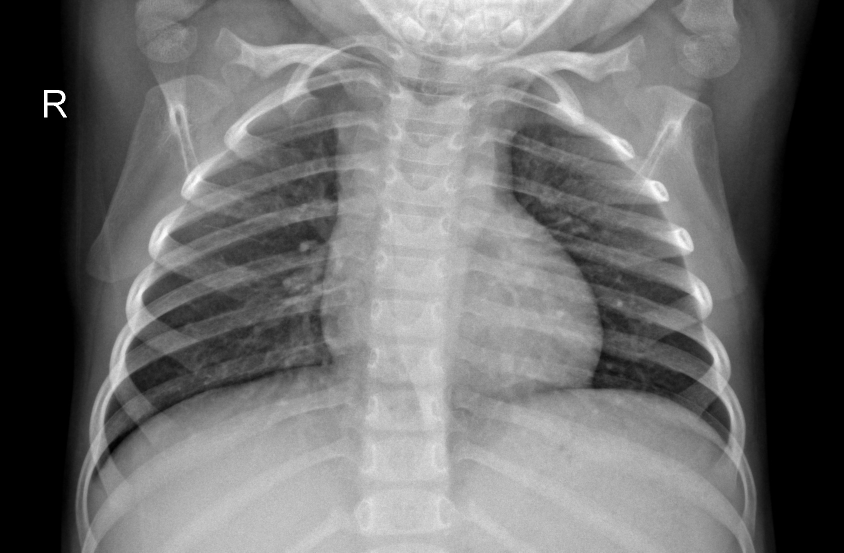
#> input picture 1.jpeg, 1688 x 1105 px (shown at 1/2 size)
$ python -i utils.py   (imports and definitions only)
#> lines starting #> are read from the running program, lines starting #| are printed output that depends on the picture
# 📁 utils.py
import cv2
import numpy as np
from PIL import Image
import torchvision.transforms as transforms

def preprocess_xray_image(image_path, target_size=(224, 224)):
#> called with image_path = '1.jpeg', target_size = (224, 224)
    img = cv2.imread(image_path, cv2.IMREAD_GRAYSCALE)
#> img is the input picture: shape (1105, 1688); min 0, max 255, mean 110.8
    img_resized = cv2.resize(img, target_size)
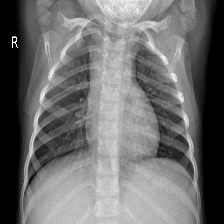
#> img_resized: shape (224, 224); min 0, max 255, mean 110.7
    img_denoised = cv2.fastNlMeansDenoising(img_resized, h=10)
    clahe = cv2.createCLAHE(clipLimit=2.0)
    img_contrast = clahe.apply(img_denoised)
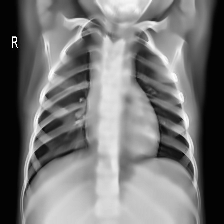
#> img_contrast: shape (224, 224); min 2, max 255, mean 119
    img_normalized = img_contrast / 255.0
    img_3channel = np.stack([img_normalized]*3, axis=-1)
    return img_3channel

def get_transform():
    return transforms.Compose([
        transforms.Resize((224, 224)),
        transforms.ToTensor(),
        transforms.Normalize(mean=[0.485, 0.456, 0.406], std=[0.229, 0.224, 0.225])
    ])
def load_and_transform_image(image_path, transform):
    image = Image.open(image_path)
    if image.mode != 'RGB':
        image = image.convert('RGB')
    image_tensor = transform(image)
    return image, image_tensor

>>> result = preprocess_xray_image('1.jpeg')

$ run again, on 2.jpeg
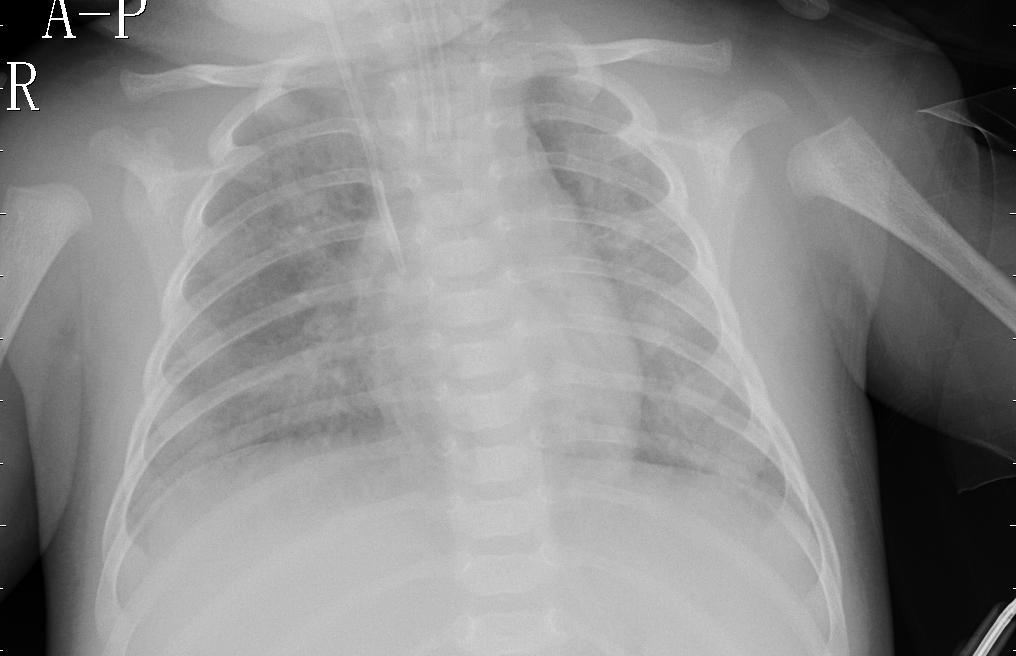
#> input picture 2.jpeg, 1016 x 656 px
#> in preprocess_xray_image, img is the input picture: shape (656, 1016); min 0, max 255, mean 140.8
#> in preprocess_xray_image, `img_resized = cv2.resize(img, target_size)`:
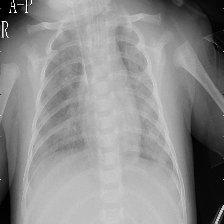
#> img_resized: shape (224, 224); min 0, max 255, mean 140.7
#> in preprocess_xray_image, `img_contrast = clahe.apply(img_denoised)`:
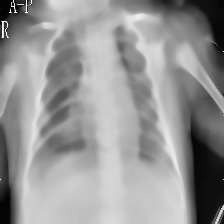
#> img_contrast: shape (224, 224); min 2, max 255, mean 149.5

$ run again, on 3.jpeg
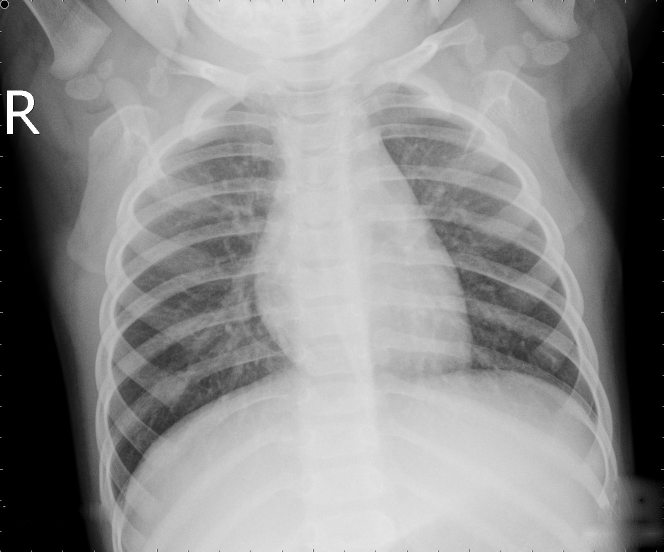
#> input picture 3.jpeg, 1328 x 1104 px (shown at 1/2 size)
#> in preprocess_xray_image, img is the input picture: shape (1104, 1328); min 0, max 255, mean 139.8
#> in preprocess_xray_image, `img_resized = cv2.resize(img, target_size)`:
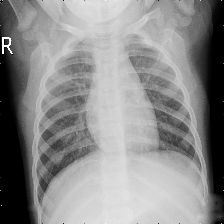
#> img_resized: shape (224, 224); min 0, max 255, mean 139.6
#> in preprocess_xray_image, `img_contrast = clahe.apply(img_denoised)`:
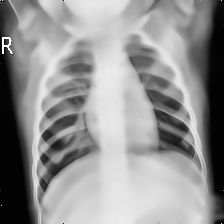
#> img_contrast: shape (224, 224); min 2, max 255, mean 147.1
